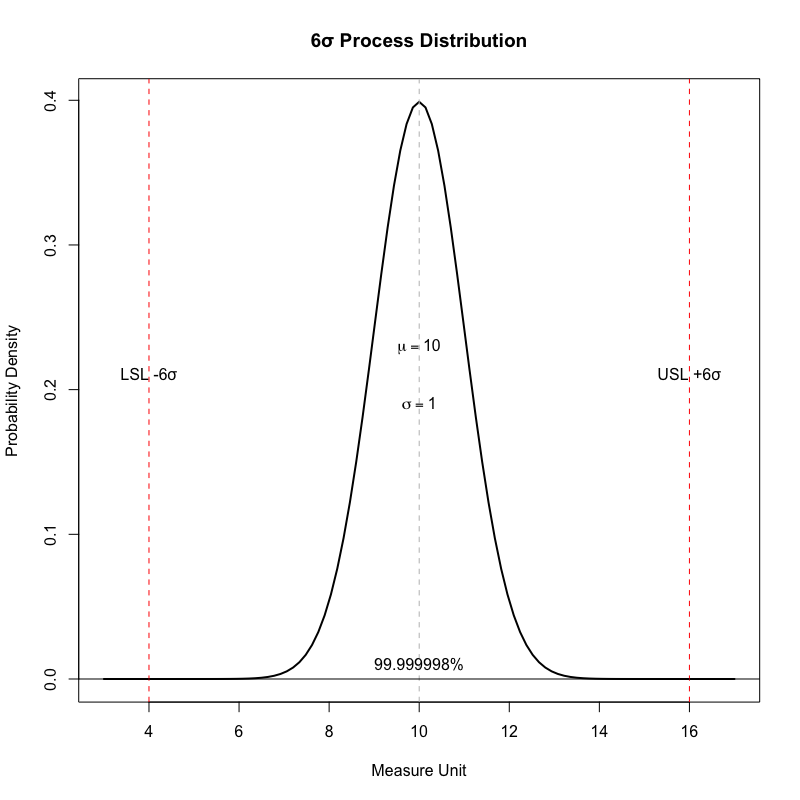

Write R code to recreate this figure.
### 6 SIGMA PROCESS DISTRIBUTION PLOT ###

curve(dnorm(x, mean = 10, sd = 1),
      from = 3, 
      to = 17,
      type = "l",
      lwd = 2,
      xlab = "Measure Unit",
      ylab = "Probability Density",
      main = "6σ Process Distribution")
abline(v = 10, lty=2, col='grey')
abline(v = 16, lty=2, col='red')
abline(v = 4, lty=2, col='red')
abline(h = 0)
text(x = 10, y = 0.24, expression(mu == 10), cex = 1, pos = 1)
text(x = 10, y = 0.20, expression(sigma == 1), cex = 1, pos = 1)
text(x = 16, y = 0.22, "USL +6σ", cex = 1, pos = 1)
text(x = 4, y = 0.22, "LSL -6σ", cex = 1, pos = 1)
text(x = 10, y = 0, "99.999998%", cex = 1, pos = 3)
